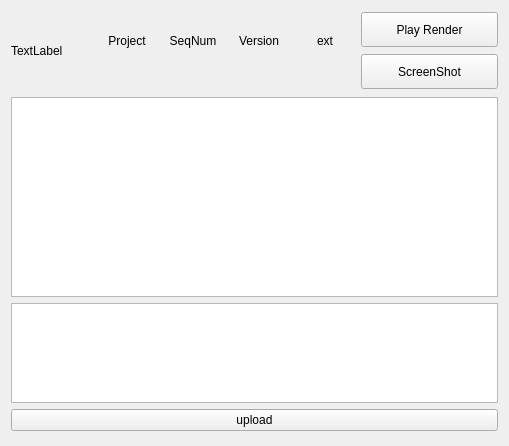
<?xml version="1.0" encoding="UTF-8"?>
<ui version="4.0">
 <class>Form</class>
 <widget class="QWidget" name="Form">
  <property name="geometry">
   <rect>
    <x>0</x>
    <y>0</y>
    <width>509</width>
    <height>446</height>
   </rect>
  </property>
  <property name="windowTitle">
   <string>Form</string>
  </property>
  <layout class="QVBoxLayout" name="verticalLayout_2">
   <item>
    <layout class="QHBoxLayout" name="horizontalLayout">
     <item>
      <widget class="QLabel" name="label_Moomin">
       <property name="minimumSize">
        <size>
         <width>80</width>
         <height>80</height>
        </size>
       </property>
       <property name="maximumSize">
        <size>
         <width>80</width>
         <height>80</height>
        </size>
       </property>
       <property name="text">
        <string>TextLabel</string>
       </property>
      </widget>
     </item>
     <item>
      <layout class="QGridLayout" name="gridLayout">
       <item row="1" column="0">
        <widget class="QLabel" name="label_project">
         <property name="text">
          <string/>
         </property>
         <property name="alignment">
          <set>Qt::AlignHCenter|Qt::AlignTop</set>
         </property>
        </widget>
       </item>
       <item row="1" column="1">
        <widget class="QLabel" name="label_seq_num">
         <property name="text">
          <string/>
         </property>
         <property name="alignment">
          <set>Qt::AlignHCenter|Qt::AlignTop</set>
         </property>
        </widget>
       </item>
       <item row="1" column="3">
        <widget class="QLabel" name="label_ext">
         <property name="text">
          <string/>
         </property>
         <property name="alignment">
          <set>Qt::AlignHCenter|Qt::AlignTop</set>
         </property>
        </widget>
       </item>
       <item row="0" column="2">
        <widget class="QLabel" name="label_3">
         <property name="minimumSize">
          <size>
           <width>60</width>
           <height>0</height>
          </size>
         </property>
         <property name="maximumSize">
          <size>
           <width>60</width>
           <height>16777215</height>
          </size>
         </property>
         <property name="text">
          <string>Version</string>
         </property>
         <property name="alignment">
          <set>Qt::AlignBottom|Qt::AlignHCenter</set>
         </property>
        </widget>
       </item>
       <item row="0" column="1">
        <widget class="QLabel" name="label_4">
         <property name="minimumSize">
          <size>
           <width>60</width>
           <height>0</height>
          </size>
         </property>
         <property name="maximumSize">
          <size>
           <width>60</width>
           <height>16777215</height>
          </size>
         </property>
         <property name="text">
          <string>SeqNum</string>
         </property>
         <property name="alignment">
          <set>Qt::AlignBottom|Qt::AlignHCenter</set>
         </property>
        </widget>
       </item>
       <item row="0" column="0">
        <widget class="QLabel" name="label">
         <property name="minimumSize">
          <size>
           <width>60</width>
           <height>0</height>
          </size>
         </property>
         <property name="maximumSize">
          <size>
           <width>60</width>
           <height>16777215</height>
          </size>
         </property>
         <property name="text">
          <string>Project</string>
         </property>
         <property name="alignment">
          <set>Qt::AlignBottom|Qt::AlignHCenter</set>
         </property>
        </widget>
       </item>
       <item row="0" column="3">
        <widget class="QLabel" name="label_5">
         <property name="minimumSize">
          <size>
           <width>60</width>
           <height>0</height>
          </size>
         </property>
         <property name="maximumSize">
          <size>
           <width>60</width>
           <height>16777215</height>
          </size>
         </property>
         <property name="text">
          <string>ext</string>
         </property>
         <property name="alignment">
          <set>Qt::AlignBottom|Qt::AlignHCenter</set>
         </property>
        </widget>
       </item>
       <item row="1" column="2">
        <widget class="QLabel" name="label_version">
         <property name="text">
          <string/>
         </property>
         <property name="alignment">
          <set>Qt::AlignHCenter|Qt::AlignTop</set>
         </property>
        </widget>
       </item>
      </layout>
     </item>
     <item>
      <layout class="QVBoxLayout" name="verticalLayout">
       <item>
        <widget class="QPushButton" name="pushButton_render">
         <property name="minimumSize">
          <size>
           <width>0</width>
           <height>35</height>
          </size>
         </property>
         <property name="maximumSize">
          <size>
           <width>16777215</width>
           <height>35</height>
          </size>
         </property>
         <property name="text">
          <string>Play Render</string>
         </property>
        </widget>
       </item>
       <item>
        <widget class="QPushButton" name="pushButton_capture">
         <property name="minimumSize">
          <size>
           <width>0</width>
           <height>35</height>
          </size>
         </property>
         <property name="maximumSize">
          <size>
           <width>16777215</width>
           <height>35</height>
          </size>
         </property>
         <property name="text">
          <string>ScreenShot</string>
         </property>
        </widget>
       </item>
      </layout>
     </item>
    </layout>
   </item>
   <item>
    <widget class="QTableWidget" name="tableWidget">
     <property name="minimumSize">
      <size>
       <width>0</width>
       <height>200</height>
      </size>
     </property>
     <property name="maximumSize">
      <size>
       <width>16777215</width>
       <height>200</height>
      </size>
     </property>
     <property name="cornerButtonEnabled">
      <bool>true</bool>
     </property>
     <property name="rowCount">
      <number>0</number>
     </property>
     <attribute name="horizontalHeaderVisible">
      <bool>false</bool>
     </attribute>
     <attribute name="verticalHeaderVisible">
      <bool>false</bool>
     </attribute>
    </widget>
   </item>
   <item>
    <widget class="QPlainTextEdit" name="plainTextEdit_comment">
     <property name="minimumSize">
      <size>
       <width>0</width>
       <height>100</height>
      </size>
     </property>
     <property name="maximumSize">
      <size>
       <width>16777215</width>
       <height>100</height>
      </size>
     </property>
    </widget>
   </item>
   <item>
    <widget class="QPushButton" name="pushButton_upload">
     <property name="text">
      <string>upload</string>
     </property>
    </widget>
   </item>
  </layout>
 </widget>
 <resources/>
 <connections/>
</ui>
